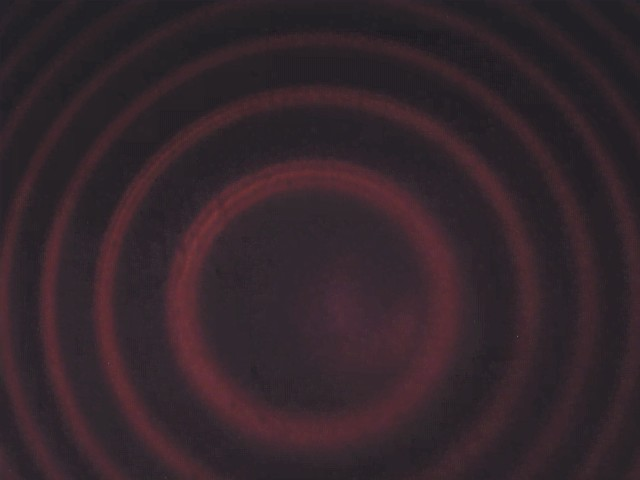
#> input picture zeeman_effect/data/2-15.jpg, 640 x 480 px
$ python houghcircles.py data/2-15.jpg
#> lines starting #> are read from the running program, lines starting #| are printed output that depends on the picture
#!/usr/bin/python

'''
Usage:
    houghcircles.py [<image_name>]
'''

import cv2
import numpy as np
import sys

def waiter():
    k = cv2.waitKey(0)
    if k == 27:
        sys.exit(0)
    cv2.destroyAllWindows()


if __name__ == '__main__':
    print(__doc__)

    try:
        fn = sys.argv[1]
    except IndexError:
        sys.exit("Provide image in arg")

    print("Starting calc")
    src = cv2.imread(fn, 1)
#> src is the input picture: shape (480, 640, 3); mean B, G, R 44.2, 38.1, 52.2

    print("Converting to greyscale")
    img = cv2.cvtColor(src, cv2.COLOR_BGR2GRAY)
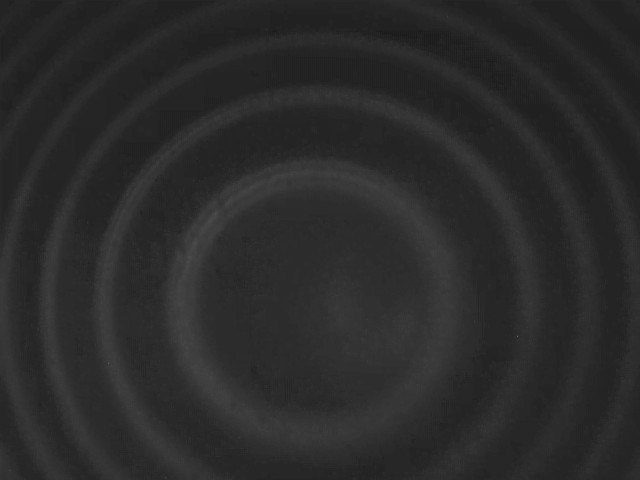
#> img: shape (480, 640); min 26, max 97, mean 43
    cv2.imshow("original", img)
    waiter()
#> (key Esc is pressed here)
#> (the program exits here)
